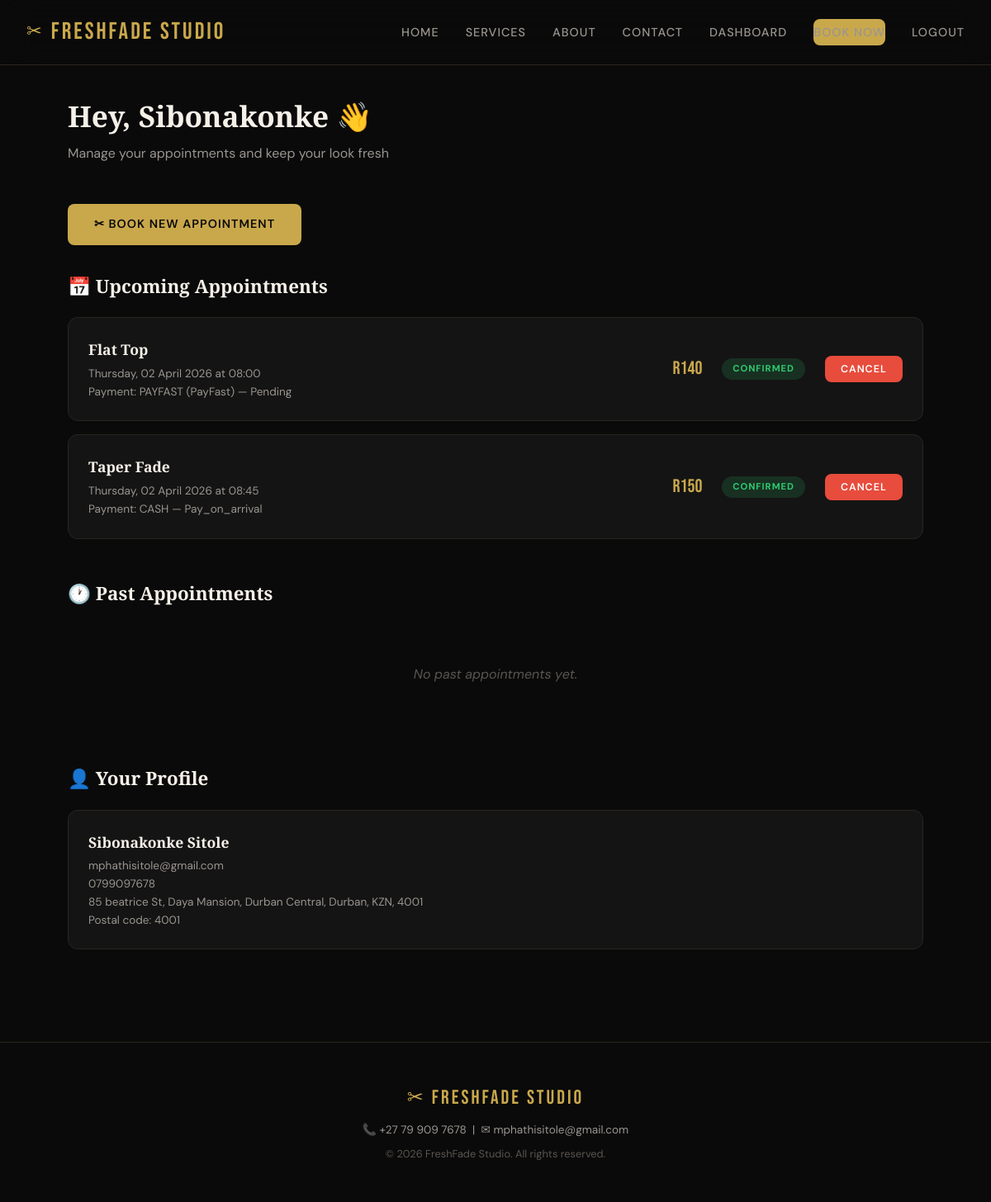
The app's page /dashboard (signed in) with its own data.
### app.py (models this page shows, shortened)
class User(db.Model):
    __tablename__ = "users"
    id               = db.Column(db.Integer, primary_key=True)
    first_name       = db.Column(db.String(100), nullable=False)
    last_name        = db.Column(db.String(100), nullable=False)
    email            = db.Column(db.String(200), unique=True, nullable=False)
    phone            = db.Column(db.String(30), nullable=False)
    physical_address = db.Column(db.String(300))
    street_number    = db.Column(db.String(30))
    postal_code      = db.Column(db.String(20))
    password_hash    = db.Column(db.String(256), nullable=False)
    is_verified      = db.Column(db.Boolean, default=False)
    created_at       = db.Column(db.DateTime, default=datetime.utcnow)
    appointments     = db.relationship("Appointment", backref="user", lazy=True)

class Appointment(db.Model):
    __tablename__ = "appointments"
    id               = db.Column(db.Integer, primary_key=True)
    user_id          = db.Column(db.Integer, db.ForeignKey("users.id"), nullable=False)
    hairstyle_id     = db.Column(db.String(50), nullable=False)
    hairstyle_name   = db.Column(db.String(100), nullable=False)
    price            = db.Column(db.Float, nullable=False)
    appointment_date = db.Column(db.Date, nullable=False)
    appointment_time = db.Column(db.Time, nullable=False)
    payment_method   = db.Column(db.String(30), nullable=False)
    payment_provider = db.Column(db.String(50), default="")
    payment_reference = db.Column(db.String(100), default="")
    payment_status   = db.Column(db.String(20), default="pending")
    status           = db.Column(db.String(20), default="confirmed")
    review_rating    = db.Column(db.Integer, nullable=True)
    review_sent      = db.Column(db.Boolean, default=False)
    created_at       = db.Column(db.DateTime, default=datetime.utcnow)

### app.py (the view)
@app.route("/dashboard")
@login_required
def dashboard():
    user = User.query.get(session["user_id"])
    upcoming = (
        Appointment.query.filter_by(user_id=user.id)
        .filter(Appointment.appointment_date >= date.today())
        .filter(Appointment.status != "cancelled")
        .order_by(Appointment.appointment_date, Appointment.appointment_time)
        .all()
    )
    past = (
        Appointment.query.filter_by(user_id=user.id)
        .filter(
            db.or_(
                Appointment.appointment_date < date.today(),
                Appointment.status == "completed",
            )
        )
        .order_by(Appointment.appointment_date.desc())
        .limit(10)
        .all()
    )
    return render_template("dashboard.html", user=user, upcoming=upcoming, past=past)

### app.py (called while the page is built)
def login_required(f):
    @wraps(f)
    def decorated(*args, **kwargs):
        if "user_id" not in session:
            flash("Please log in first.", "warning")
            return redirect(url_for("login", next=request.url))
        return f(*args, **kwargs)
    return decorated

@app.context_processor
def inject_globals():
    return {
        "now": datetime.utcnow(),
        "contact_phone": CONTACT_PHONE,
        "contact_email": CONTACT_EMAIL,
    }

### templates/dashboard.html (shortened to what this page needs)
{% extends "base.html" %}
{% block content %}
<div class="dashboard-page">
    <div class="dash-header">
        <h1>Hey, {{ user.first_name }} 👋</h1>
        <p>Manage your appointments and keep your look fresh</p>
    </div>
    <div style="margin-bottom:2rem;">
        <a href="{{ url_for('book') }}" class="btn btn-gold">✂ Book New Appointment</a>
    </div>
    <div class="dash-section">
        <h3>📅 Upcoming Appointments</h3>
        {% if upcoming %}
        <div class="appt-list">
            {% for appt in upcoming %}
            <div class="appt-card">
                <div class="appt-info">
                    <h4>{{ appt.hairstyle_name }}</h4>
                    <p>{{ appt.appointment_date.strftime('%A, %d %B %Y') }}
                       at {{ appt.appointment_time.strftime('%H:%M') }}</p>
                    <p>Payment: {{ appt.payment_method | upper }}
                       {% if appt.payment_provider %} ({{ appt.payment_provider }}){% endif %}
                       — {{ appt.payment_status | capitalize }}</p>
                </div>
                <div class="appt-meta">
                    <span class="appt-price">R{{ "%.0f" | format(appt.price) }}</span>
                    <span class="appt-badge {{ appt.status }}">{{ appt.status }}</span>
                    {% if appt.status == 'confirmed' %}
                    <form method="POST" action="{{ url_for('cancel_appointment', appt_id=appt.id) }}"
                          onsubmit="return confirm('Cancel this appointment?');">
                        <button type="submit" class="btn btn-danger btn-sm">Cancel</button>
                    </form>
                    {% endif %}
                </div>
            </div>
            {% endfor %}
        </div>
        {% else %}
        <div class="empty-state">No upcoming appointments. Time to book a fresh cut!</div>
        {% endif %}
    </div>
    <div class="dash-section">
        <h3>🕐 Past Appointments</h3>
        {% if past %}
        <div class="appt-list">
            {% for appt in past %}
            <div class="appt-card" style="opacity:0.7;">
                <div class="appt-info">
                    <h4>{{ appt.hairstyle_name }}</h4>
                    <p>{{ appt.appointment_date.strftime('%A, %d %B %Y') }}
                       at {{ appt.appointment_time.strftime('%H:%M') }}</p>
                    {% if appt.review_rating %}
                    <p style="color:var(--gold);">Your rating: {{ appt.review_rating }}/10 ⭐</p>
                    {% endif %}
                </div>
                <div class="appt-meta">
                    <span class="appt-price">R{{ "%.0f" | format(appt.price) }}</span>
                    <span class="appt-badge {{ appt.status }}">{{ appt.status }}</span>
                </div>
            </div>
            {% endfor %}
        </div>
        {% else %}
        <div class="empty-state">No past appointments yet.</div>
        {% endif %}
    </div>
    <div class="dash-section">
        <h3>👤 Your Profile</h3>
        <div class="appt-card">
            <div class="appt-info">
                <h4>{{ user.first_name }} {{ user.last_name }}</h4>
                <p>{{ user.email }}</p>
                <p>{{ user.phone }}</p>
                {% if user.physical_address %}
                <p>{{ user.street_number }} {{ user.physical_address }}</p>
                {% endif %}
                {% if user.postal_code %}
                <p>Postal code: {{ user.postal_code }}</p>
                {% endif %}
            </div>
        </div>
    </div>
</div>
{% endblock %}

### templates/base.html (shortened to what this page needs)
<!DOCTYPE html>
<html lang="en">
<head>
    <link rel="stylesheet" href="{{ url_for('static', filename='css/style.css') }}">
</head>
<body>
    <nav class="navbar">
        <a href="{{ url_for('index') }}" class="nav-logo">
            <span class="logo-icon">✂</span> FRESHFADE STUDIO
        </a>
        <ul class="nav-links">
            <li><a href="{{ url_for('index') }}">Home</a></li>
            <li><a href="{{ url_for('services') }}">Services</a></li>
            <li><a href="{{ url_for('about') }}">About</a></li>
            <li><a href="{{ url_for('contact') }}">Contact</a></li>
            {% if session.get('user_id') %}
                <li><a href="{{ url_for('dashboard') }}">Dashboard</a></li>
                <li><a href="{{ url_for('book') }}" class="btn btn-gold btn-sm">Book Now</a></li>
                <li><a href="{{ url_for('logout') }}">Logout</a></li>
            {% else %}
                <li><a href="{{ url_for('login') }}">Login</a></li>
                <li><a href="{{ url_for('register') }}" class="btn btn-gold btn-sm">Sign Up</a></li>
            {% endif %}
        </ul>
    </nav>
    {% block content %}{% endblock %}
    <footer>
        <div class="footer-logo">✂ FRESHFADE STUDIO</div>
        <p style="color:var(--text-secondary);font-size:0.85rem;margin:0.5rem 0;">
            📞 {{ contact_phone }} &nbsp;|&nbsp; ✉ {{ contact_email }}
        </p>
        <p>&copy; {{ now.year }} FreshFade Studio. All rights reserved.</p>
    </footer>
</body>
</html>

### static/css/style.css (style rules this page uses)
:root { --bg-dark: #0a0a0a; --bg-card: #141414; --bg-card-hover: #1a1a1a; --bg-input: #1e1e1e; --gold: #c9a84c; --gold-light: #dfc06f; --gold-dark: #a68932; --text-primary: #f5f0e8; --text-secondary: #9a9590; --text-muted: #5a5550; --accent-green: #2ecc71; --accent-red: #e74c3c; --accent-blue: #3498db; --border: #2a2520; --radius: 12px; --radius-sm: 8px; --shadow: 0 4px 30px rgba(0,0,0,0.4); --transition: all 0.3s cubic-bezier(0.4, 0, 0.2, 1); }
*, *::before, *::after { margin: 0; padding: 0; box-sizing: border-box; }
html { scroll-behavior: smooth; }
body { font-family: 'DM Sans', sans-serif; background: var(--bg-dark); color: var(--text-primary); line-height: 1.6; overflow-x: hidden; }
a { color: var(--gold); text-decoration: none; transition: var(--transition); }
.navbar { position: fixed; top: 0; left: 0; width: 100%; z-index: 1000; padding: 1rem 2rem; display: flex; justify-content: space-between; align-items: center; background: rgba(10, 10, 10, 0.9); backdrop-filter: blur(20px); border-bottom: 1px solid var(--border); transition: var(--transition); }
.nav-logo { font-family: 'Bebas Neue', cursive; font-size: 1.8rem; color: var(--gold); letter-spacing: 3px; display: flex; align-items: center; gap: 0.5rem; }
.nav-logo .logo-icon { font-size: 1.4rem; }
.nav-links { display: flex; list-style: none; gap: 2rem; align-items: center; }
.nav-links a { color: var(--text-secondary); font-size: 0.9rem; font-weight: 500; letter-spacing: 1px; text-transform: uppercase; position: relative; padding: 0.3rem 0; }
.nav-links a::after { content: ''; position: absolute; bottom: 0; left: 0; width: 0; height: 2px; background: var(--gold); transition: var(--transition); }
.btn { display: inline-flex; align-items: center; justify-content: center; gap: 0.5rem; padding: 0.85rem 2rem; border-radius: var(--radius-sm); font-family: 'DM Sans', sans-serif; font-size: 0.9rem; font-weight: 600; letter-spacing: 1px; text-transform: uppercase; cursor: pointer; border: none; transition: var(--transition); text-decoration: none; }
.btn-gold { background: var(--gold); color: var(--bg-dark); }
.btn-danger { background: var(--accent-red); color: #fff; }
.btn-sm { padding: 0.5rem 1.2rem; font-size: 0.78rem; }
.dashboard-page { min-height: 100vh; padding: 7rem 2rem 4rem; max-width: 1100px; margin: 0 auto; }
.dash-header { margin-bottom: 3rem; }
.dash-header h1 { font-family: 'Playfair Display', serif; font-size: 2.2rem; margin-bottom: 0.3rem; }
.dash-header p { color: var(--text-secondary); }
.dash-section { margin-bottom: 3rem; }
.dash-section h3 { font-family: 'Playfair Display', serif; font-size: 1.4rem; margin-bottom: 1.2rem; display: flex; align-items: center; gap: 0.5rem; }
.appt-list { display: flex; flex-direction: column; gap: 1rem; }
.appt-card { background: var(--bg-card); border: 1px solid var(--border); border-radius: var(--radius); padding: 1.5rem; display: flex; justify-content: space-between; align-items: center; flex-wrap: wrap; gap: 1rem; transition: var(--transition); }
.appt-info h4 { font-family: 'Playfair Display', serif; font-size: 1.1rem; margin-bottom: 0.3rem; }
.appt-info p { color: var(--text-secondary); font-size: 0.85rem; }
.appt-meta { display: flex; gap: 1.5rem; align-items: center; flex-wrap: wrap; }
.appt-meta .appt-price { font-family: 'Bebas Neue', cursive; font-size: 1.4rem; color: var(--gold); }
.appt-badge { padding: 0.25rem 0.8rem; border-radius: 20px; font-size: 0.7rem; font-weight: 700; text-transform: uppercase; letter-spacing: 1px; }
.appt-badge.confirmed { background: rgba(46,204,113,0.15); color: var(--accent-green); }
.empty-state { text-align: center; padding: 3rem; color: var(--text-muted); font-style: italic; }
footer { border-top: 1px solid var(--border); padding: 3rem 2rem; text-align: center; }
.footer-logo { font-family: 'Bebas Neue', cursive; font-size: 1.5rem; color: var(--gold); letter-spacing: 3px; margin-bottom: 0.5rem; }
footer p { color: var(--text-muted); font-size: 0.8rem; }

### records on screen
User: first_name "Sibonakonke", last_name "Sitole", email "mphathisitole@gmail.com", phone "0799097678", physical_address "85 beatrice St, Daya Mansion, Durban Central, Durban, KZN, 4001", postal_code "4001"
Appointment: hairstyle_name "Flat Top", appointment_date "Thursday, 02 April 2026", appointment_time "08:00", payment_method "PAYFAST", payment_provider "PayFast", payment_status "Pending", price "140", status "CONFIRMED"
Appointment: hairstyle_name "Taper Fade", appointment_date "Thursday, 02 April 2026", appointment_time "08:45", payment_method "CASH", payment_status "Pay_on_arrival", price "150", status "CONFIRMED"

### other values on screen
{{ contact_phone }} "+27 79 909 7678"
